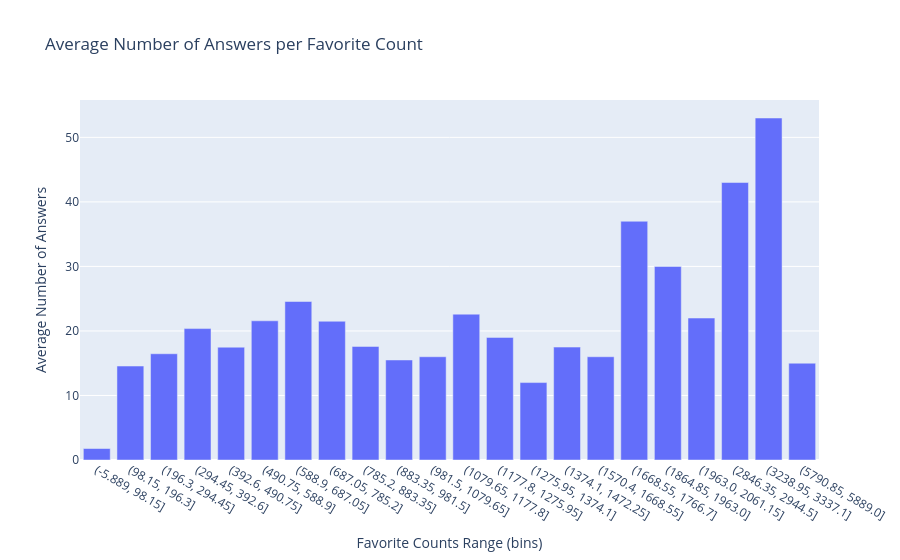

Notebook cell for this chart:
### Code cell
# Plot Number of Answers vs Number of Favorites
# As the data is to heavy split the data into bins to plot
numeric_df["favorite_count_bin"] = pd.cut(numeric_df["favorite_count"], bins=60)
# Group to obtain the mean of answers per each bin (the sum makes no sense)
grouped = numeric_df.groupby("favorite_count_bin")["answer_count"].mean().reset_index()
grouped = grouped.dropna()

fig = go.Figure()
fig.add_trace(go.Bar(
    x=grouped["favorite_count_bin"].astype(str),
    y=grouped["answer_count"]
))

fig.update_layout(
    title="Average Number of Answers per Favorite Count",
    xaxis_title="Favorite Counts Range (bins)",
    yaxis_title="Average Number of Answers"
)
fig.show()

### Figure 1 — Plotly figure (JSON) as saved in the notebook; plotly's stock layout.template omitted (floating-point values rounded to 4 significant figures)
{"data": [{"type": "bar", "x": ["(-5.889, 98.15]", "(98.15, 196.3]", "(196.3, 294.45]", "(294.45, 392.6]", "(392.6, 490.75]", "(490.75, 588.9]", "(588.9, 687.05]", "(687.05, 785.2]", "(785.2, 883.35]", "(883.35, 981.5]", "(981.5, 1079.65]", "(1079.65, 1177.8]", "(1177.8, 1275.95]", "(1275.95, 1374.1]", "(1374.1, 1472.25]", "(1570.4, 1668.55]", "(1668.55, 1766.7]", "(1864.85, 1963.0]", "(1963.0, 2061.15]", "(2846.35, 2944.5]", "(3238.95, 3337.1]", "(5790.85, 5889.0]"], "y": [1.777, 14.56, 16.46, 20.37, 17.48, 21.57, 24.56, 21.5, 17.6, 15.5, 16.0, 22.6, 19.0, 12.0, 17.5, 16.0, 37.0, 30.0, 22.0, 43.0, 53.0, 15.0]}], "layout": {"title": {"text": "Average Number of Answers per Favorite Count"}, "xaxis": {"title": {"text": "Favorite Counts Range (bins)"}}, "yaxis": {"title": {"text": "Average Number of Answers"}}}}
